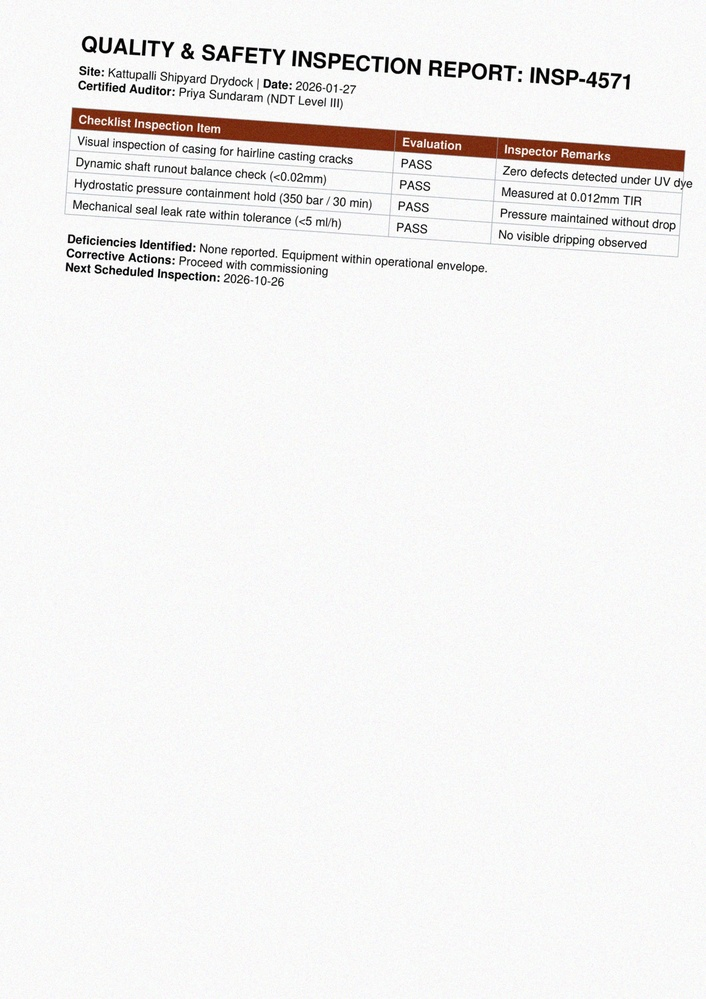
#> input picture data/samples/inspection/INSP-0011.jpg, 706 x 999 px, shrunk from 1654 x 2339 before the run
$ python -i detector.py   (imports and definitions only)
#> lines starting #> are read from the running program, lines starting #| are printed output that depends on the picture; after the words box and inside, x2 and y2 are one past the last pixel; in counts of white or black regions, pixels touching at a corner belong together
#> further down, picture is the input picture: shape (999, 706, 3); mean B, G, R 240.1, 240.7, 241.8
"""MIDAS Layout Analysis & Region Classifier.

Detects and segments document regions (Title, Header, Table, Paragraph/Text,
List, Figure, Footer) to maintain layout hierarchy and prevent tabular data
from bleeding into continuous text prompts.
"""

import os
from pathlib import Path
from typing import List, Dict, Any, Union
import cv2
import numpy as np


class LayoutDetector:
    """Document layout region analyzer."""

    def __init__(self, model_name: str = "contour_heuristic"):
        self.model_name = model_name
        self._lp_model = None
        if model_name != "contour_heuristic":
            try:
                import layoutparser as lp
                self._lp_model = lp.Detectron2LayoutModel(
                    "lp://PubLayNet/faster_rcnn_R_50_FPN_3x/config",
                    extra_config=["MODEL.ROI_HEADS.SCORE_THRESH_TEST", 0.5],
                    label_map={0: "Text", 1: "Title", 2: "List", 3: "Table", 4: "Figure"},
                )
            except Exception:
                self._lp_model = None

    def detect(self, image_input: Union[str, Path, np.ndarray]) -> List[Dict[str, Any]]:
        """Detect layout blocks and classify their semantic region types.

        Returns:
            List of dicts: [
                {
                    "type": "Title" | "Header" | "Table" | "Text" | "List" | "Footer" | "Figure",
                    "bbox": [x1, y1, x2, y2],
                    "score": float
                },
                ...
            ]
        """
        if isinstance(image_input, (str, Path)):
            path_str = str(image_input)
            image = cv2.imread(path_str)
            if image is None:
                raise ValueError(f"Failed to load image for layout detection: {path_str}")
        else:
            image = image_input

        # If layoutparser is configured and loaded, use it
        if self._lp_model is not None:
            try:
                image_rgb = cv2.cvtColor(image, cv2.COLOR_BGR2RGB)
                layout = self._lp_model.detect(image_rgb)
                regions = []
                for block in layout:
                    regions.append({
                        "type": str(block.type),
                        "bbox": [float(block.block.x_1), float(block.block.y_1),
                                 float(block.block.x_2), float(block.block.y_2)],
                        "score": float(block.score),
                    })
                return regions
            except Exception:
                pass

        # Robust Computer Vision & Morphological Region Segmentation
        return self._detect_heuristic(image)

    def _detect_heuristic(self, image: np.ndarray) -> List[Dict[str, Any]]:
        """High-precision computer vision layout decomposition using morphological kernels."""
        h, w = image.shape[:2]
#> h = 999; w = 706
        gray = cv2.cvtColor(image, cv2.COLOR_BGR2GRAY) if len(image.shape) == 3 else image

        # Invert: white text/lines on black background
        _, thresh = cv2.threshold(gray, 200, 255, cv2.THRESH_BINARY_INV)
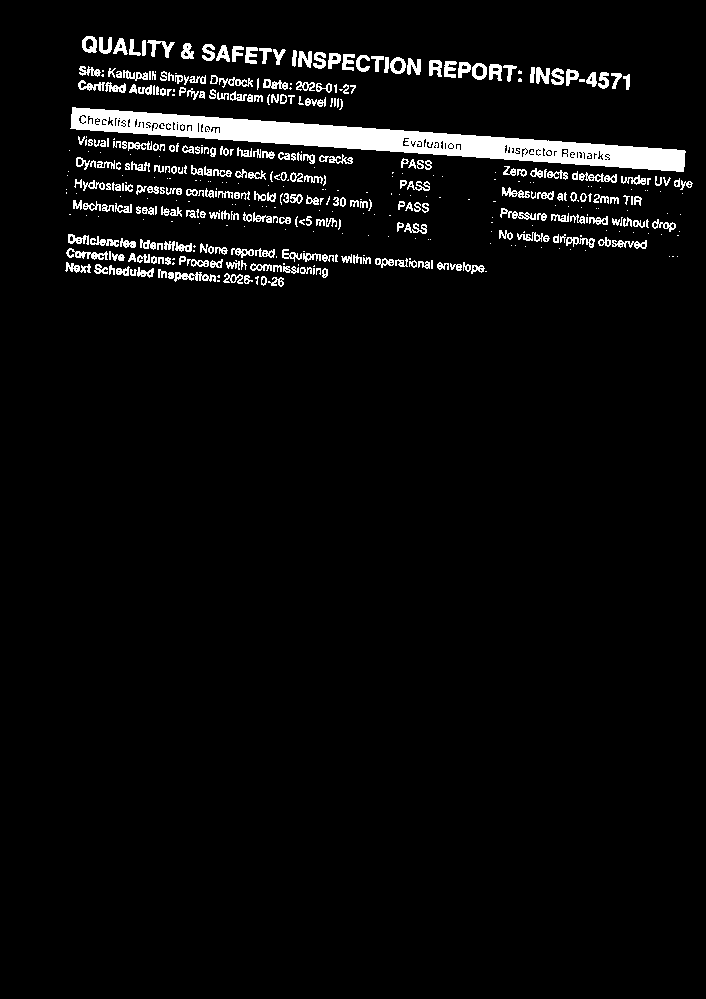
#> thresh: shape (999, 706); 4.6% white; 461 white regions (193 under 20 px), largest, box (x1, y1, x2, y2) and area: (70, 107, 686, 172) 12783, (174, 272, 216, 282) 225, (66, 248, 108, 260) 213

        regions: List[Dict[str, Any]] = []

        # 1. Detect Tables via horizontal and vertical line intersection
        table_boxes = self._detect_table_boxes(thresh, w, h)
        table_mask = np.zeros((h, w), dtype=np.uint8)

        for tb in table_boxes:
            x1, y1, x2, y2 = tb
            cv2.rectangle(table_mask, (x1, y1), (x2, y2), 255, -1)
            regions.append({
                "type": "Table",
                "bbox": [float(x1), float(y1), float(x2), float(y2)],
                "score": 0.92,
            })

        # 2. Detect text clusters outside tables
        # Mask out table areas so table cells don't get detected as separate paragraphs
        non_table_thresh = cv2.bitwise_and(thresh, thresh, mask=cv2.bitwise_not(table_mask))

        # Horizontal dilation to connect words into text lines and paragraphs
        kernel_text = cv2.getStructuringElement(cv2.MORPH_RECT, (int(w * 0.05), 5))
        dilated = cv2.dilate(non_table_thresh, kernel_text, iterations=2)

        contours, _ = cv2.findContours(dilated, cv2.RETR_EXTERNAL, cv2.CHAIN_APPROX_SIMPLE)

        for c in contours:
            x, y, bw, bh = cv2.boundingRect(c)
            # Filter noise
            if bw < w * 0.08 or bh < 12:
                continue

            x1, y1, x2, y2 = x, y, x + bw, y + bh

            # Classify based on position and aspect ratio
            # Top 15% of page with substantial width is Title or Header
            if y1 < h * 0.12 and bw > w * 0.3:
                region_type = "Title"
                score = 0.88
            elif y1 < h * 0.22:
                region_type = "Header"
                score = 0.82
            # Bottom 12% is Footer
            elif y2 > h * 0.88:
                region_type = "Footer"
                score = 0.85
            # Multi-line or tall blocks are Paragraph/Text
            elif bh > 40:
                region_type = "Text"
                score = 0.86
            else:
                region_type = "List"
                score = 0.80

            regions.append({
                "type": region_type,
                "bbox": [float(x1), float(y1), float(x2), float(y2)],
                "score": score,
            })

        # Ensure regions are sorted top-to-bottom
        regions.sort(key=lambda r: (r["bbox"][1], r["bbox"][0]))
        return regions

    def _detect_table_boxes(self, thresh: np.ndarray, w: int, h: int) -> List[List[int]]:
        """Detect tabular bounding rectangles using morphological line kernels."""
#> called with w = 706, h = 999
        # Horizontal lines kernel
        h_len = max(20, int(w * 0.08))
#> h_len = 56
        h_kernel = cv2.getStructuringElement(cv2.MORPH_RECT, (h_len, 1))
        h_lines = cv2.morphologyEx(thresh, cv2.MORPH_OPEN, h_kernel)
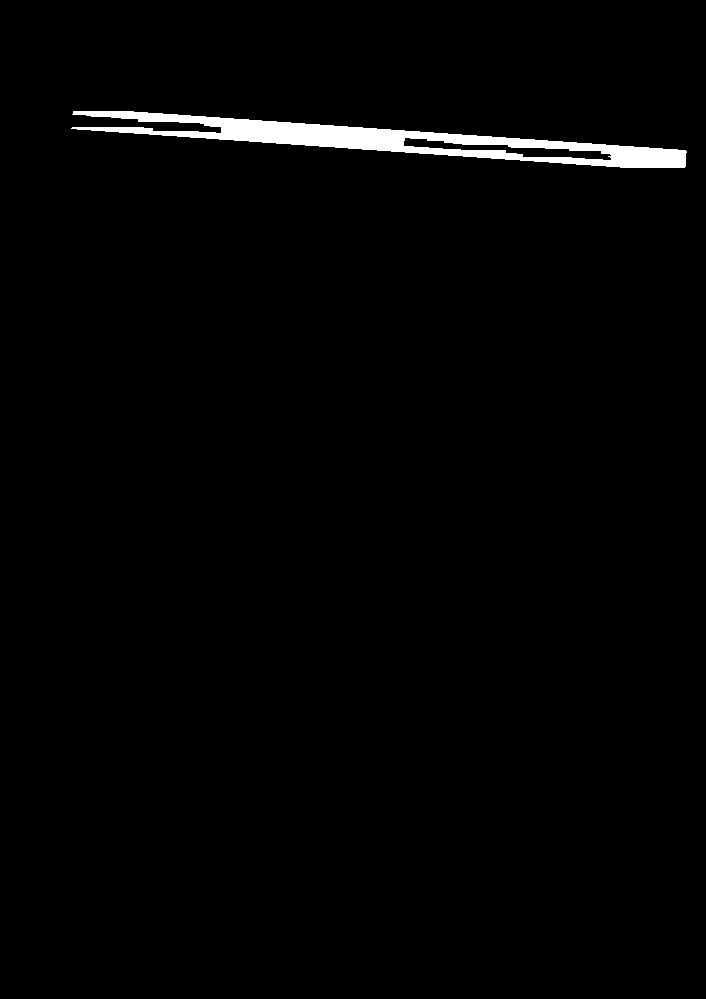
#> h_lines: shape (999, 706); 1.5% white; 1 white region, box (x1, y1, x2, y2) and area: (71, 111, 687, 168) 10633

        # Vertical lines kernel
        v_len = max(20, int(h * 0.04))
#> v_len = 39
        v_kernel = cv2.getStructuringElement(cv2.MORPH_RECT, (1, v_len))
#> v_kernel = 39 values from 1 to 1
        v_lines = cv2.morphologyEx(thresh, cv2.MORPH_OPEN, v_kernel)
#> v_lines: shape (999, 706); every value is 0

        # Table grid = intersection / sum of lines
        table_grid = cv2.add(h_lines, v_lines)

        # Close gaps
        close_kernel = cv2.getStructuringElement(cv2.MORPH_RECT, (15, 15))
        table_closed = cv2.morphologyEx(table_grid, cv2.MORPH_CLOSE, close_kernel)
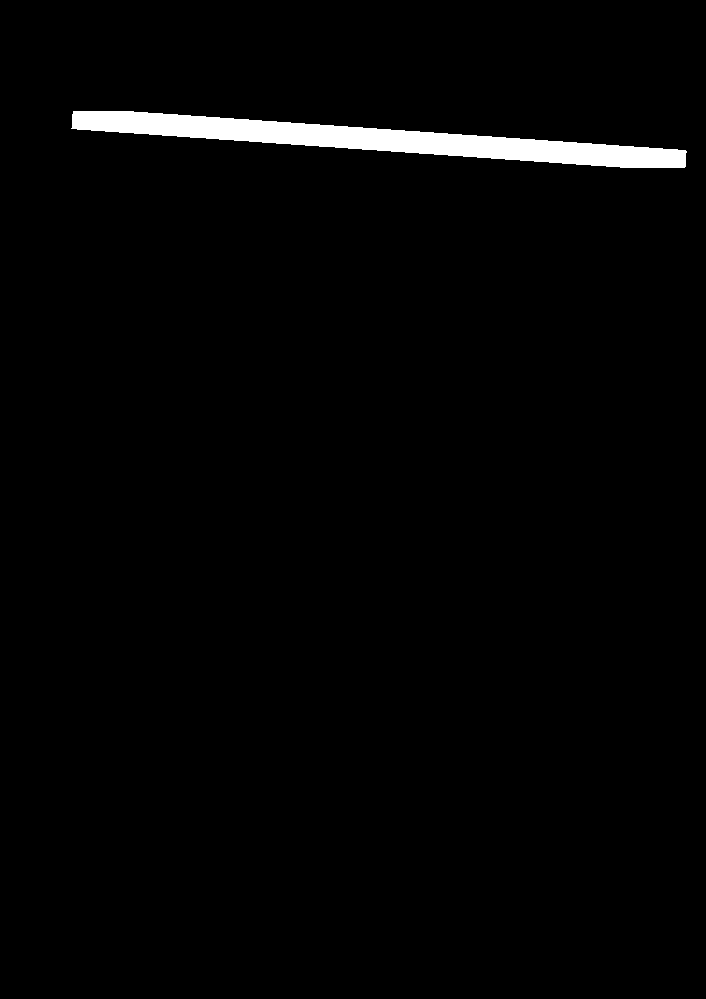
#> table_closed: shape (999, 706); 1.9% white; 1 white region

        contours, _ = cv2.findContours(table_closed, cv2.RETR_EXTERNAL, cv2.CHAIN_APPROX_SIMPLE)
#> contours = 1 contour; box (x1, y1, x2, y2) and area: (71, 111, 687, 168) 12662
        table_boxes = []

        for c in contours:
            x, y, bw, bh = cv2.boundingRect(c)
            # A table must have reasonable width and height
            area = bw * bh
            if bw > w * 0.40 and bh > h * 0.08 and area > (w * h * 0.04):
                table_boxes.append([x, y, x + bw, y + bh])
#> this loop made 1 pass
#> (x, y, bw, bh, area) on pass 1: (71, 111, 616, 57, 35112)
#> after the loop, table_boxes = []

        return table_boxes


def detect_regions(image_input: Union[str, Path, np.ndarray]) -> List[Dict[str, Any]]:
    """Convenience helper to detect document layout regions."""
    detector = LayoutDetector()
    return detector.detect(image_input)

>>> import cv2
>>> picture = cv2.imread('../../data/samples/inspection/INSP-0011.jpg')
>>> result = LayoutDetector().detect(picture)
#> in _detect_heuristic, `dilated = cv2.dilate(non_table_thresh, kernel_text, iterations=2)`:
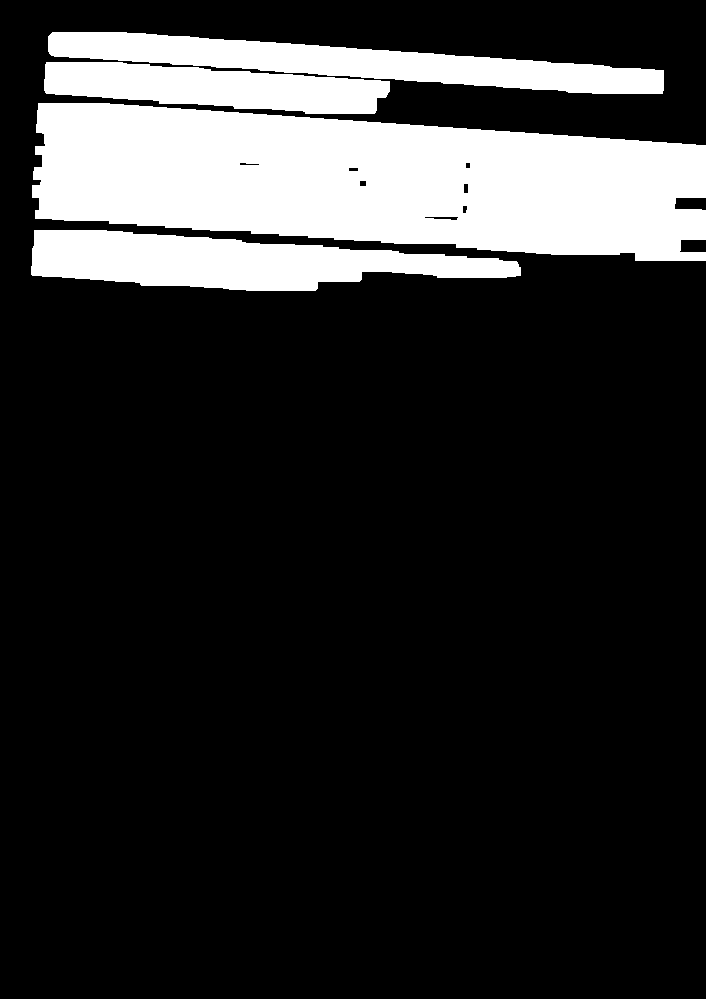
#> dilated: shape (999, 706); 18% white; 4 white regions
#> in _detect_heuristic, `contours, _ = cv2.findContours(dilated, cv2.RETR_EXTERNAL, cv2.CHAIN_A..`: contours = 4 contours; box (x1, y1, x2, y2) and area: (32, 103, 706, 261) 77997, (31, 230, 521, 291) 18158, (48, 32, 664, 94) 16688, (44, 62, 390, 114) 11714
#> the loop in _detect_heuristic, `for c in contours:` made 4 passes
#> (x, y, bw, bh, x1, y1, x2, y2) on passes 1 to 4: (31, 230, 490, 61, 31, 230, 521, 291), (32, 103, 674, 158, 32, 103, 706, 261), (44, 62, 346, 52, 44, 62, 390, 114), (48, 32, 616, 62, 48, 32, 664, 94)
#> after the loop in _detect_heuristic, `for c in contours:`: regions = 4 items
#> result = 4 items
